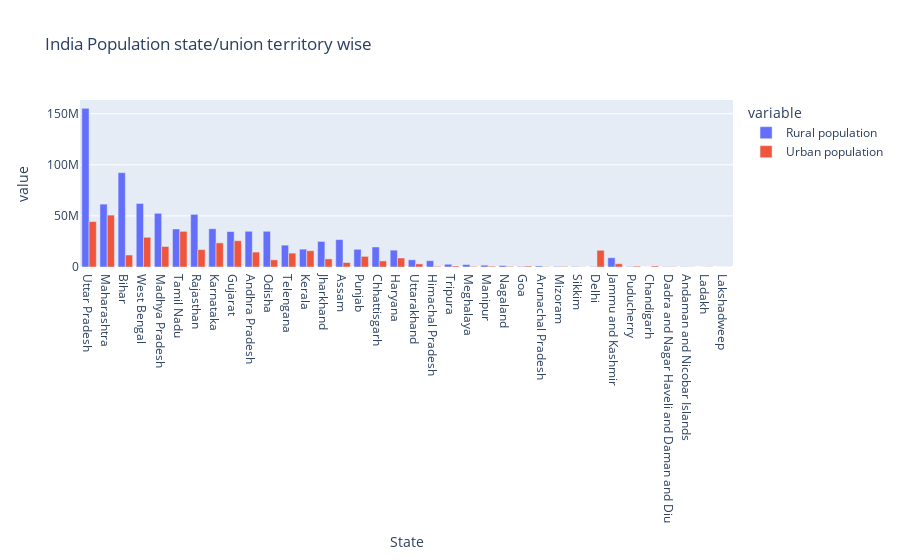

Notebook code for this chart:
### Code cell
fig = px.bar(populationIndiaCensus2011, x = "State", y = ["Rural population", "Urban population"], title = "India Population state/union territory wise",barmode="group")
fig.show()

### Figure 1 — Plotly figure (JSON) as saved in the notebook; plotly's stock layout.template omitted (floating-point values rounded to 4 significant figures)
{"data": [{"alignmentgroup": "True", "hovertemplate": "variable=Rural population<br>State=%{x}<br>value=%{y}<extra></extra>", "legendgroup": "Rural population", "marker": {"color": "#636efa", "pattern": {"shape": ""}}, "name": "Rural population", "offsetgroup": "Rural population", "orientation": "v", "showlegend": true, "textposition": "auto", "type": "bar", "x": ["Uttar Pradesh", "Maharashtra", "Bihar", "West Bengal", "Madhya Pradesh", "Tamil Nadu", "Rajasthan", "Karnataka", "Gujarat", "Andhra Pradesh", "Odisha", "Telengana", "Kerala", "Jharkhand", "Assam", "Punjab", "Chhattisgarh", "Haryana", "Uttarakhand", "Himachal Pradesh", "Tripura", "Meghalaya", "Manipur", "Nagaland", "Goa", "Arunachal Pradesh", "Mizoram", "Sikkim", "Delhi", "Jammu and Kashmir", "Puducherry", "Chandigarh", "Dadra and Nagar Haveli and Daman and Diu", "Andaman and Nicobar Islands", "Ladakh", "Lakshadweep"], "xaxis": "x", "y": [155317278, 61556074, 92341436, 62183113, 52557404, 37229590, 51500352, 37469335, 34694609, 34966693, 34970562, 21395009, 17471135, 25055073, 26807034, 17344192, 19607961, 16509359, 7036954, 6176050, 2712464, 2371439, 1793875, 1407536, 551731, 1066358, 525435, 456999, 419042, 9064220, 395200, 28991, 243510, 237093, 43840, 14141], "yaxis": "y"}, {"alignmentgroup": "True", "hovertemplate": "variable=Urban population<br>State=%{x}<br>value=%{y}<extra></extra>", "legendgroup": "Urban population", "marker": {"color": "#EF553B", "pattern": {"shape": ""}}, "name": "Urban population", "offsetgroup": "Urban population", "orientation": "v", "showlegend": true, "textposition": "auto", "type": "bar", "x": ["Uttar Pradesh", "Maharashtra", "Bihar", "West Bengal", "Madhya Pradesh", "Tamil Nadu", "Rajasthan", "Karnataka", "Gujarat", "Andhra Pradesh", "Odisha", "Telengana", "Kerala", "Jharkhand", "Assam", "Punjab", "Chhattisgarh", "Haryana", "Uttarakhand", "Himachal Pradesh", "Tripura", "Meghalaya", "Manipur", "Nagaland", "Goa", "Arunachal Pradesh", "Mizoram", "Sikkim", "Delhi", "Jammu and Kashmir", "Puducherry", "Chandigarh", "Dadra and Nagar Haveli and Daman and Diu", "Andaman and Nicobar Islands", "Ladakh", "Lakshadweep"], "xaxis": "x", "y": [44495063, 50818259, 11758016, 29093002, 20069405, 34917440, 17048085, 23625962, 25745083, 14610410, 7003656, 13608665, 15934926, 7933061, 4398542, 10399146, 5937237, 8842103, 3049338, 688552, 961453, 595450, 776515, 570966, 906814, 317369, 571771, 153578, 16368899, 3202812, 852753, 1026459, 342254, 143488, 230160, 50332], "yaxis": "y"}], "layout": {"barmode": "group", "legend": {"title": {"text": "variable"}, "tracegroupgap": 0}, "title": {"text": "India Population state/union territory wise"}, "xaxis": {"anchor": "y", "domain": [0, 1], "title": {"text": "State"}}, "yaxis": {"anchor": "x", "domain": [0, 1], "title": {"text": "value"}}}}
